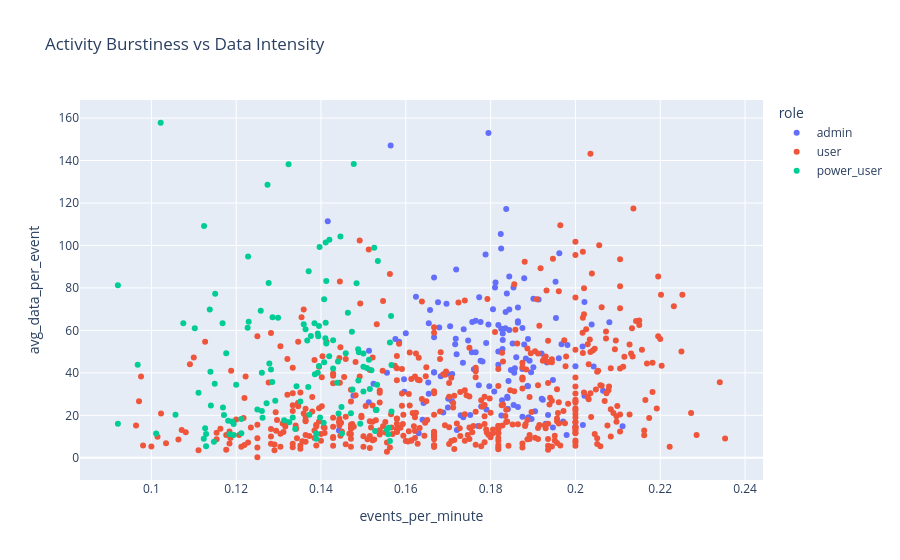

Notebook code for this chart:
### Code cell
fig = px.scatter(
    grouped_df,
    x="events_per_minute",
    y="avg_data_per_event",
    color="role",
    hover_data=["session_id"],
    title="Activity Burstiness vs Data Intensity"
)

fig.show()

### Figure 1 — Plotly figure (JSON) as saved in the notebook; plotly's stock layout.template omitted (floating-point values rounded to 4 significant figures; data arrays with more than 128 entries replaced by an {"elided": "..."} marker saying what was removed)
{"data": [{"customdata": {"elided": "150x1 str values"}, "hovertemplate": "role=admin<br>events_per_minute=%{x}<br>avg_data_per_event=%{y}<br>session_id=%{customdata[0]}<extra></extra>", "legendgroup": "admin", "marker": {"color": "#636efa", "symbol": "circle"}, "mode": "markers", "name": "admin", "orientation": "v", "showlegend": true, "type": "scatter", "x": {"elided": "150 float values"}, "xaxis": "x", "y": {"elided": "150 float values"}, "yaxis": "y"}, {"customdata": {"elided": "513x1 str values"}, "hovertemplate": "role=user<br>events_per_minute=%{x}<br>avg_data_per_event=%{y}<br>session_id=%{customdata[0]}<extra></extra>", "legendgroup": "user", "marker": {"color": "#EF553B", "symbol": "circle"}, "mode": "markers", "name": "user", "orientation": "v", "showlegend": true, "type": "scatter", "x": {"elided": "513 float values"}, "xaxis": "x", "y": {"elided": "513 float values"}, "yaxis": "y"}, {"customdata": [["S00309"], ["S00310"], ["S00311"], ["S00312"], ["S00313"], ["S00314"], ["S00315"], ["S00316"], ["S00317"], ["S00318"], ["S00319"], ["S00320"], ["S00321"], ["S00322"], ["S00323"], ["S00324"], ["S00325"], ["S00326"], ["S00327"], ["S00328"], ["S00329"], ["S00330"], ["S00331"], ["S00332"], ["S00333"], ["S00334"], ["S00335"], ["S00336"], ["S00337"], ["S00338"], ["S00339"], ["S00340"], ["S00341"], ["S00342"], ["S00343"], ["S00344"], ["S00345"], ["S00346"], ["S00347"], ["S00348"], ["S00349"], ["S00350"], ["S00351"], ["S00393"], ["S00394"], ["S00395"], ["S00396"], ["S00397"], ["S00398"], ["S00399"], ["S00400"], ["S00401"], ["S00402"], ["S00403"], ["S00404"], ["S00405"], ["S00406"], ["S00407"], ["S00408"], ["S00409"], ["S00410"], ["S00411"], ["S00412"], ["S00413"], ["S00414"], ["S00415"], ["S00416"], ["S00417"], ["S00418"], ["S00419"], ["S00420"], ["S00421"], ["S00422"], ["S00423"], ["S00424"], ["S00425"], ["S00426"], ["S00427"], ["S00428"], ["S00429"], ["S00430"], ["S00431"], ["S00432"], ["S00433"], ["S00434"], ["S00435"], ["S00436"], ["S00437"], ["S00438"], ["S00439"], ["S00440"], ["S00441"], ["S00442"], ["S00443"], ["S00444"], ["S00445"], ["S00446"], ["S00447"], ["S00448"], ["S00449"], ["S00450"], ["S00451"], ["S00452"], ["S00453"], ["S00454"], ["S00455"], ["S00456"], ["S00457"], ["S00458"], ["S00459"], ["S00460"], ["S00461"], ["S00462"], ["S00463"], ["S00464"], ["S00465"], ["S00466"], ["S00467"], ["S00468"], ["S00469"], ["S00470"], ["S00471"], ["S00472"], ["S00473"]], "hovertemplate": "role=power_user<br>events_per_minute=%{x}<br>avg_data_per_event=%{y}<br>session_id=%{customdata[0]}<extra></extra>", "legendgroup": "power_user", "marker": {"color": "#00cc96", "symbol": "circle"}, "mode": "markers", "name": "power_user", "orientation": "v", "showlegend": true, "type": "scatter", "x": [0.1493, 0.1438, 0.1339, 0.1558, 0.1419, 0.115, 0.1407, 0.1458, 0.1429, 0.144, 0.1385, 0.1129, 0.1359, 0.1292, 0.1261, 0.09211, 0.1532, 0.119, 0.1407, 0.1463, 0.1386, 0.1262, 0.1364, 0.1395, 0.1139, 0.156, 0.1169, 0.1171, 0.1272, 0.1371, 0.1471, 0.1194, 0.1556, 0.1342, 0.1477, 0.1181, 0.1389, 0.1488, 0.1333, 0.15, 0.1484, 0.1278, 0.1129, 0.1124, 0.09677, 0.1102, 0.1168, 0.1393, 0.1261, 0.1149, 0.137, 0.1488, 0.1313, 0.09211, 0.123, 0.1448, 0.1562, 0.1412, 0.1528, 0.1277, 0.1441, 0.1075, 0.1227, 0.1148, 0.1474, 0.15, 0.1194, 0.1324, 0.1373, 0.1519, 0.1176, 0.1057, 0.1286, 0.1212, 0.12, 0.1449, 0.1299, 0.1274, 0.114, 0.1022, 0.1285, 0.1127, 0.1138, 0.1351, 0.1389, 0.125, 0.1011, 0.1406, 0.1411, 0.142, 0.1368, 0.1392, 0.1565, 0.1525, 0.1411, 0.1184, 0.1513, 0.1228, 0.1398, 0.1325, 0.1258, 0.1282, 0.1412, 0.1111, 0.1473, 0.1446, 0.1429, 0.1529, 0.1395, 0.1489, 0.1566, 0.1124, 0.1212, 0.1397, 0.1515, 0.1566, 0.1376, 0.1392, 0.1508, 0.1562, 0.141, 0.1534, 0.15, 0.1531], "xaxis": "x", "y": [16.0, 35.33, 13.53, 11.08, 47.86, 77.23, 45.0, 49.29, 42.0, 45.33, 63.33, 11.14, 62.86, 26.87, 40.07, 16.0, 34.42, 17.07, 74.63, 68.33, 39.35, 18.85, 60.56, 43.22, 40.56, 14.12, 23.72, 20.15, 25.68, 87.82, 21.0, 10.75, 13.14, 33.65, 138.4, 17.4, 11.4, 36.44, 18.94, 31.17, 82.22, 44.41, 5.429, 109.2, 43.83, 61.0, 63.38, 57.29, 22.07, 34.9, 33.35, 51.06, 17.69, 81.29, 64.07, 23.86, 7.9, 83.28, 12.64, 82.33, 20.81, 63.4, 61.25, 7.571, 32.17, 42.83, 15.88, 138.2, 20.21, 41.25, 49.22, 20.31, 66.22, 18.25, 34.42, 11.4, 65.9, 128.6, 24.62, 157.8, 35.7, 13.88, 69.84, 26.45, 9.0, 22.76, 11.44, 16.56, 63.57, 102.7, 55.25, 40.09, 66.72, 98.93, 101.3, 11.11, 46.17, 94.79, 18.92, 16.73, 69.2, 41.6, 53.8, 30.58, 59.37, 104.2, 55.4, 22.46, 62.06, 49.64, 21.77, 9.0, 11.5, 99.32, 32.45, 43.65, 57.33, 58.55, 42.3, 54.33, 56.27, 92.63, 49.11, 22.67], "yaxis": "y"}], "layout": {"legend": {"title": {"text": "role"}, "tracegroupgap": 0}, "title": {"text": "Activity Burstiness vs Data Intensity"}, "xaxis": {"anchor": "y", "domain": [0, 1], "title": {"text": "events_per_minute"}}, "yaxis": {"anchor": "x", "domain": [0, 1], "title": {"text": "avg_data_per_event"}}}}
